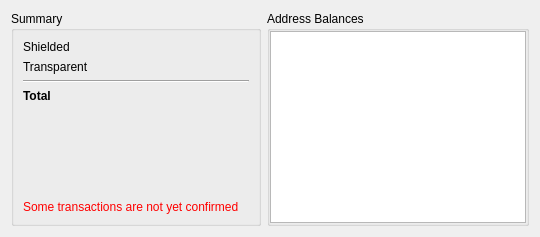
      <widget class="QWidget" name="tab">
       <attribute name="title">
        <string>Balance</string>
       </attribute>
       <layout class="QGridLayout" name="gridLayout_2">
        <item row="0" column="0">
         <layout class="QHBoxLayout" name="horizontalLayout_5">
          <item>
           <widget class="QGroupBox" name="groupBox">
            <property name="minimumSize">
             <size>
              <width>250</width>
              <height>0</height>
             </size>
            </property>
            <property name="title">
             <string>Summary</string>
            </property>
            <property name="flat">
             <bool>false</bool>
            </property>
            <layout class="QGridLayout" name="gridLayout">
             <item row="0" column="0">
              <layout class="QVBoxLayout" name="verticalLayout">
               <item>
                <layout class="QHBoxLayout" name="horizontalLayout">
                 <item>
                  <widget class="QLabel" name="label">
                   <property name="sizePolicy">
                    <sizepolicy hsizetype="Minimum" vsizetype="Preferred">
                     <horstretch>0</horstretch>
                     <verstretch>0</verstretch>
                    </sizepolicy>
                   </property>
                   <property name="text">
                    <string>Shielded</string>
                   </property>
                  </widget>
                 </item>
                 <item>
                  <widget class="QLabel" name="balSheilded">
                   <property name="text">
                    <string/>
                   </property>
                   <property name="alignment">
                    <set>Qt::AlignRight|Qt::AlignTrailing|Qt::AlignVCenter</set>
                   </property>
                  </widget>
                 </item>
                </layout>
               </item>
               <item>
                <layout class="QHBoxLayout" name="horizontalLayout_2">
                 <item>
                  <widget class="QLabel" name="label_2">
                   <property name="sizePolicy">
                    <sizepolicy hsizetype="Minimum" vsizetype="Preferred">
                     <horstretch>0</horstretch>
                     <verstretch>0</verstretch>
                    </sizepolicy>
                   </property>
                   <property name="text">
                    <string>Transparent</string>
                   </property>
                  </widget>
                 </item>
                 <item>
                  <widget class="QLabel" name="balTransparent">
                   <property name="text">
                    <string/>
                   </property>
                   <property name="alignment">
                    <set>Qt::AlignRight|Qt::AlignTrailing|Qt::AlignVCenter</set>
                   </property>
                  </widget>
                 </item>
                </layout>
               </item>
               <item>
                <widget class="Line" name="line">
                 <property name="orientation">
                  <enum>Qt::Horizontal</enum>
                 </property>
                </widget>
               </item>
               <item>
                <layout class="QHBoxLayout" name="horizontalLayout_3">
                 <item>
                  <widget class="QLabel" name="label_3">
                   <property name="sizePolicy">
                    <sizepolicy hsizetype="Minimum" vsizetype="Preferred">
                     <horstretch>0</horstretch>
                     <verstretch>0</verstretch>
                    </sizepolicy>
                   </property>
                   <property name="font">
                    <font>
                     <weight>75</weight>
                     <bold>true</bold>
                    </font>
                   </property>
                   <property name="text">
                    <string>Total</string>
                   </property>
                  </widget>
                 </item>
                 <item>
                  <widget class="QLabel" name="balTotal">
                   <property name="font">
                    <font>
                     <weight>75</weight>
                     <bold>true</bold>
                    </font>
                   </property>
                   <property name="text">
                    <string/>
                   </property>
                   <property name="alignment">
                    <set>Qt::AlignRight|Qt::AlignTrailing|Qt::AlignVCenter</set>
                   </property>
                  </widget>
                 </item>
                </layout>
               </item>

               <item>
                <layout class="QHBoxLayout" name="horizontalLayout_99">
                 <item>
                  <widget class="QLabel" name="label_99">
                   <property name="sizePolicy">
                    <sizepolicy hsizetype="Minimum" vsizetype="Preferred">
                     <horstretch>0</horstretch>
                     <verstretch>0</verstretch>
                    </sizepolicy>
                   </property>
                   <property name="font">
                    <font>
                     <weight>75</weight>
                     <bold>true</bold>
                    </font>
                   </property>
                   <property name="text">
                    <string></string>
                   </property>
                  </widget>
                 </item>
                 <item>
                  <widget class="QLabel" name="balUSDTotal">
                   <property name="font">
                    <font>
                     <weight>75</weight>
                     <bold>true</bold>
                    </font>
                   </property>
                   <property name="text">
                    <string/>
                   </property>
                   <property name="alignment">
                    <set>Qt::AlignRight|Qt::AlignTrailing|Qt::AlignVCenter</set>
                   </property>
                  </widget>
                 </item>
                </layout>
               </item>

               <item>
                <spacer name="verticalSpacer">
                 <property name="orientation">
                  <enum>Qt::Vertical</enum>
                 </property>
                 <property name="sizeHint" stdset="0">
                  <size>
                   <width>20</width>
                   <height>40</height>
                  </size>
                 </property>
                </spacer>
               </item>
               <item>
                <widget class="QLabel" name="unconfirmedWarning">
                 <property name="sizePolicy">
                  <sizepolicy hsizetype="Minimum" vsizetype="Preferred">
                   <horstretch>0</horstretch>
                   <verstretch>0</verstretch>
                  </sizepolicy>
                 </property>
                 <property name="styleSheet">
                  <string notr="true">color: red;</string>
                 </property>
                 <property name="text">
                  <string>Some transactions are not yet confirmed</string>
                 </property>
                </widget>
               </item>
              </layout>
             </item>
            </layout>
           </widget>
          </item>
          <item>
           <widget class="QGroupBox" name="groupBox_2">
            <property name="sizePolicy">
             <sizepolicy hsizetype="Expanding" vsizetype="Preferred">
              <horstretch>0</horstretch>
              <verstretch>0</verstretch>
             </sizepolicy>
            </property>
            <property name="title">
             <string>Address Balances</string>
            </property>
            <layout class="QHBoxLayout" name="horizontalLayout_4">
             <property name="spacing">
              <number>6</number>
             </property>
             <property name="leftMargin">
              <number>0</number>
             </property>
             <property name="topMargin">
              <number>0</number>
             </property>
             <property name="rightMargin">
              <number>0</number>
             </property>
             <property name="bottomMargin">
              <number>0</number>
             </property>
             <item>
              <widget class="QTableView" name="balancesTable">
               <property name="selectionMode">
                <enum>QAbstractItemView::SingleSelection</enum>
               </property>
               <property name="selectionBehavior">
                <enum>QAbstractItemView::SelectRows</enum>
               </property>
               <property name="cornerButtonEnabled">
                <bool>false</bool>
               </property>
               <attribute name="horizontalHeaderShowSortIndicator" stdset="0">
                <bool>false</bool>
               </attribute>
               <attribute name="horizontalHeaderStretchLastSection">
                <bool>true</bool>
               </attribute>
               <attribute name="verticalHeaderVisible">
                <bool>false</bool>
               </attribute>
              </widget>
             </item>
            </layout>
           </widget>
          </item>
         </layout>
        </item>
       </layout>
      </widget>
